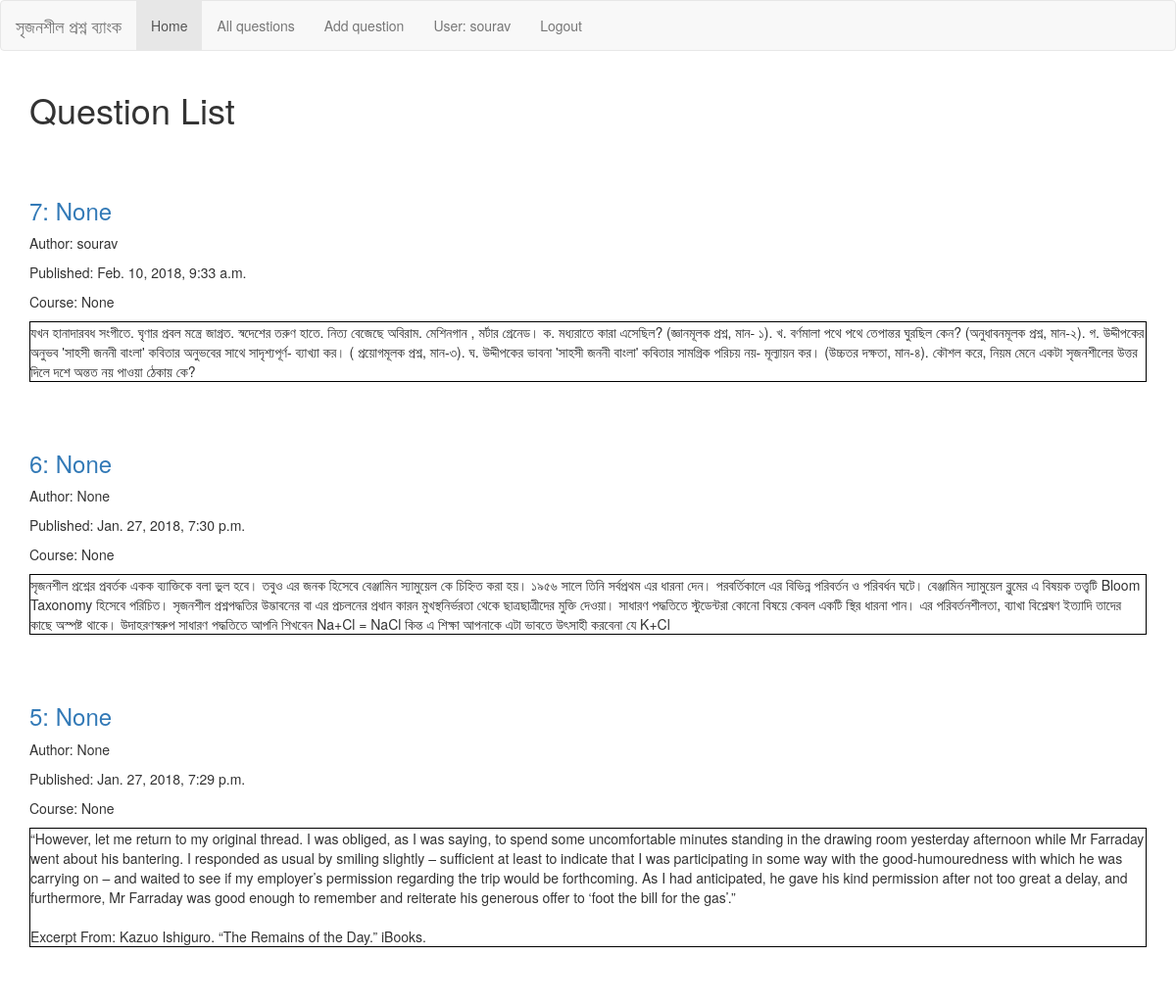
The app's page /questions/ (signed in, upper part), older data.
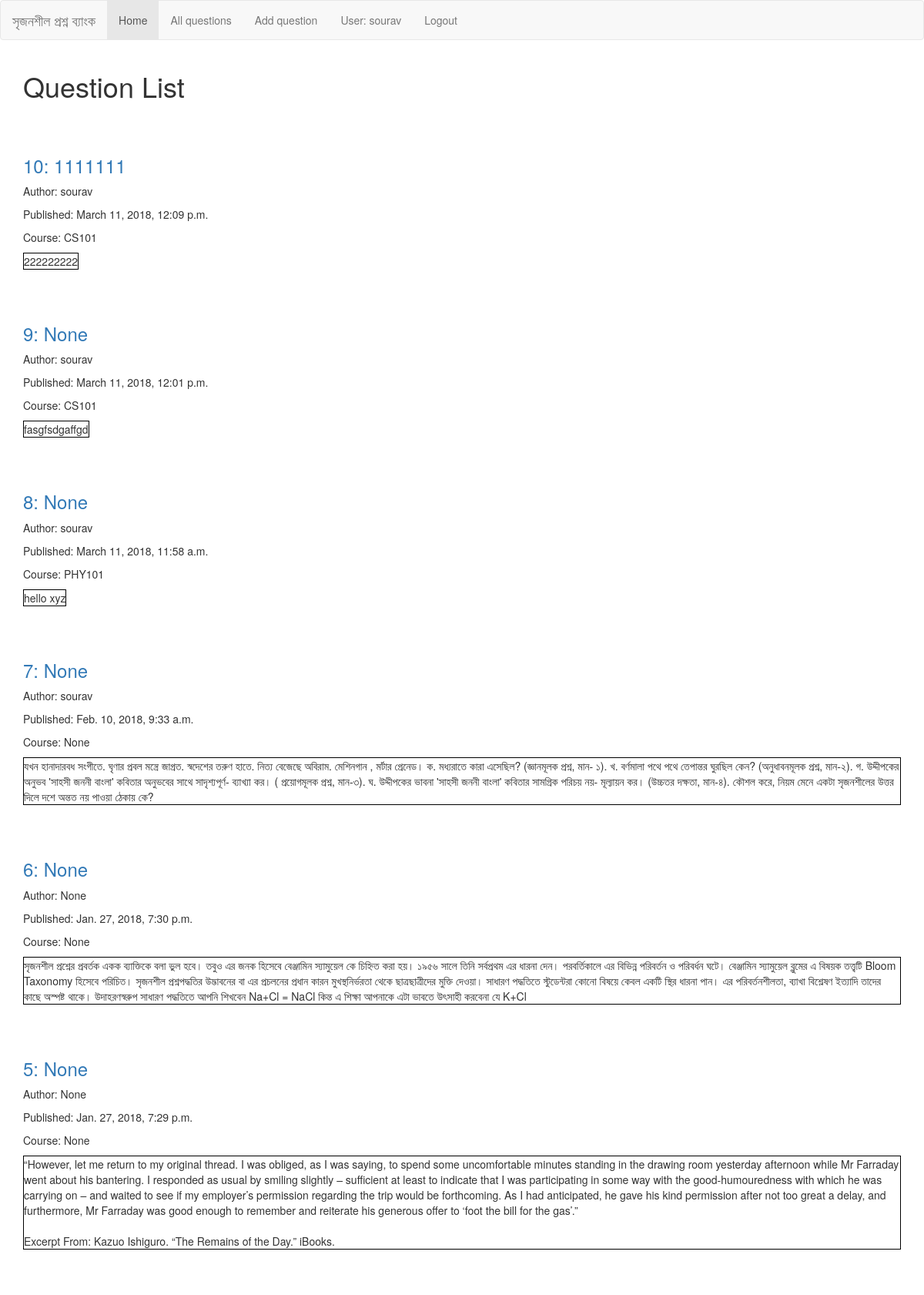
The same page, newer data.
### add_content/models.py (models this page shows, shortened)
class Question(models.Model):
    question_name = models.TextField(max_length=300, null=True)
    question_text = models.TextField(max_length=3000)
    user = models.ForeignKey(
        settings.AUTH_USER_MODEL,
        on_delete=models.CASCADE,
        null=True,
    )
    pub_date = models.DateTimeField("Date published")
    STATUS_CHOICES = (
        (ACCEPTED, "Accepted"),
        (PENDING, "Pending"),
        (DISCARDED, "Discarded"),
        (OUTDATED, "Outdated"),
        (USED, "Used"),
        (DELETED, "Deleted"),
    )
    status = models.CharField(
        max_length=9,
        choices=STATUS_CHOICES,
        default=PENDING,
        null=True,
    )
    course = models.ForeignKey(
        Course,
        on_delete=models.CASCADE,
        null=True,
    )

class Course(models.Model):
    course_code = models.CharField(max_length=10)
    class_no = models.CharField(max_length=10)
    subject = models.CharField(max_length=10)
    def __str__(self):
        return self.course_code

### add_content/views.py (the view)
# urls.py: path('', views.IndexView.as_view(), name='index'),
class IndexView(LoginRequiredMixin, generic.ListView):
    template_name = 'add_content/index.html'
    context_object_name = 'latest_question_list'
    def get_queryset(self):
        return Question.objects.order_by('-pub_date')

### add_content/templates/add_content/index.html
{% extends "base_generic.html" %}
{% block content %}
{% if user.is_authenticated %}
    <h1>Question List</h1>
    {% if latest_question_list %}
    {% for question in latest_question_list %}
        <br><br>
        <h3><a href="{% url 'questions:detail' question.id %}">
            {{ question.id }}: {{question.question_name}}</a></h3>
        <p>Author: {{ question.user }}</p>
        <p>Published: {{ question.pub_date }}</p>
        <p>Course: {{ question.course }}</p>
        <p class="question-detail-div">{{ question.question_text|linebreaksbr }}</p>
        {% endfor %}
    {% else %}
        <p>No polls are available.</p>
    {% endif %}
{% else %}
    <p>Sorry, You cannot see this page.</p>
{% endif %}
{% endblock %}

### add_content/templates/base_generic.html (shortened to what this page needs)
<!DOCTYPE html>
<html lang="en">
<head>
  <link rel="stylesheet" href="https://maxcdn.bootstrapcdn.com/bootstrap/3.3.7/css/bootstrap.min.css">
  {% load static %}
  <link rel="stylesheet" href="/static/css/styles.css">
</head>
<body>
  {% block navbar %}
  <nav class="navbar navbar-default">
    <div class="container-fluid">
      <div class="navbar-header">
        <a class="navbar-brand" href="#">সৃজনশীল প্রশ্ন ব্যাংক</a>
      </div>
      <ul class="nav navbar-nav">
        <li class="active"><a href="{% url 'questions:index' %}">Home</a></li>
        <li><a href="#">All questions</a></li>
        <li><a href="{% url 'questions:add_question' %}">Add question</a></li>
        {% if user.is_authenticated %}
        <li><a href="{% url 'questions:profile' %}">User: {{ user.get_username }}</a></li>
        <li><a href="{% url 'logout'%}">Logout</a></li>
        {% else %}
        <li><a href="{% url 'login'%}">Login</a></li>
        {% endif %}
      </ul>
    </div>
  </nav>
  {% endblock %}
  <div class="container">
    {% block content %}{% endblock %}
  </div>
</body>
</html>

### add_content/static/css/styles.css (style rules this page uses)
.question-detail-div { border: 1px solid black; width: fit-content; }

Row changes from the older to the newer data that the page shows:
added Question: id "10", question_name "1111111", user "sourav", pub_date "March 11, 2018, 12:09 p.m.", course "CS101", question_text "222222222"
added Question: id "9", question_name "None", user "sourav", pub_date "March 11, 2018, 12:01 p.m.", course "CS101", question_text "fasgfsdgaffgd"
added Question: id "8", question_name "None", user "sourav", pub_date "March 11, 2018, 11:58 a.m.", course "PHY101", question_text "hello xyz"
